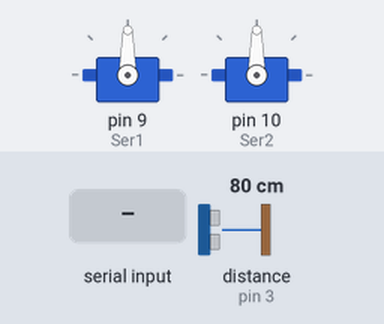
Bench run of a sketch on a simulated Arduino Uno, built with avr-gcc and run on an emulated ATmega328P. On the bench: 2 × servo. The test bench sets the inputs (shaded band); at power-on: distance to the obstacle (sensor on pin 3) 80 cm. The echo pulse lasts 58.3 µs per cm; what the sketch prints to the serial monitor is not drawn.

Above: at 1.2 s.
1.3 s: byte 30 received over Serial
At 1.7 s:
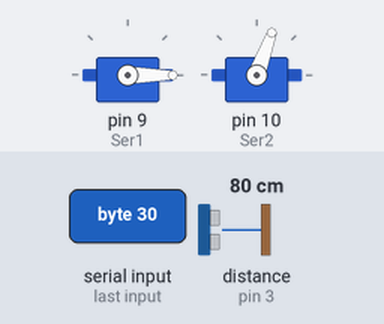
Timing chart, 0 to 4.3 s (numbered marks = the images above; inputs shaded):
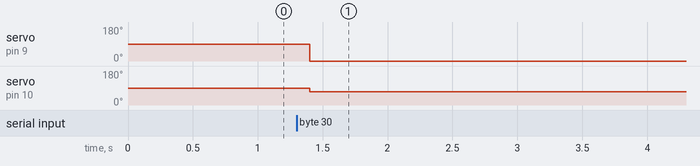

The sketch:

code_arduino.ino
```cpp
#include <Servo.h>
#include <Ultrasonic.h>

/*-----------SERVO-----------*/
const int Ser1 = 9; //angle alpha servo cabeca
Servo ser1;

const int Ser2 = 10; //angle beta servo base
Servo ser2;
/*---------------------------*/

/*-----------ULTRA-----------*/
#define TRIGGER_PIN  2
#define ECHO_PIN     3

Ultrasonic ultrasonic(TRIGGER_PIN, ECHO_PIN);

float dist;
long times;
/*---------------------------*/

int down_alfa, down_beta, down_delay = 500;
boolean down = false;

int beta_min = 70, beta_max = 110;
int alfa_min = 0, alfa_max = 45;
/*---------------------------*/

void processing (int alfa, int beta){
  Serial.print("1");
  Serial.print(",");
  Serial.print(alfa);
  Serial.print(";");

  Serial.print("2");
  Serial.print(",");
  Serial.print(beta);
  Serial.print(";");

  Serial.print("3");
  Serial.print(",");
  //dist = k;
  Serial.print(dist);
  Serial.print(";");
}

void calcDIST (){
  times = ultrasonic.timing();
  dist = ultrasonic.convert(times, Ultrasonic::CM);
  dist = constrain(dist, 2, 400);
}

void go (int alfaAUX, int betaAUX, int tempo){
  int beta = beta_min;

  for(int alfa = alfa_min; alfa <= alfa_max; alfa = alfa + alfaAUX){
    alfa = constrain(alfa, alfa_min, alfa_max);
    ser1.write(alfa);

    if(alfa != 90){
      if(beta <= beta_min){
        while(beta <= beta_max){
          beta = constrain(beta, beta_min, beta_max);
          ser2.write(beta);
          delay(tempo);

          calcDIST();
          processing(alfa, beta);

          beta = beta + betaAUX;
        }
      }
      else {
        while(beta >= beta_min){
          beta = constrain(beta, beta_min, beta_max);
          ser2.write(beta);
          delay(tempo);

          calcDIST();
          processing(alfa, beta);

          beta = beta - betaAUX;
        }
      }
    }
  }
}

void setup (){
  Serial.begin(115200);

  ser1.attach(Ser1);
  ser2.attach(Ser2);

  //max and min
  Serial.print("4");
  Serial.print(",");
  Serial.print(alfa_min);
  Serial.print(";");

  Serial.print("5");
  Serial.print(",");
  Serial.print(alfa_max);
  Serial.print(";");

  Serial.print("6");
  Serial.print(",");
  Serial.print(beta_min);
  Serial.print(";");

  Serial.print("7");
  Serial.print(",");
  Serial.print(beta_max);
  Serial.print(";");
}

void leitura (){
  if (Serial.available() > 0){
    delay(100);

    while(Serial.available() > 0){
      down_alfa = Serial.read();
      down_beta = Serial.read();
      //down_delay = Serial.read(); //esta com erro

      down = true;
    }
  }
}

void loop (){
  leitura();

  if (down == true){
    Serial.print("8");
    Serial.print(",");
    Serial.print("1");
    Serial.print(";");

    go(down_alfa, down_beta, down_delay);
    /*down_delay = 1000;
    ser1.write(down_alfa);
    delay(down_delay);
    ser1.write(0);
    delay(down_delay);

    ser2.write(down_beta);
    delay(down_delay);
    ser2.write(0);
    delay(down_delay);*/

    down = false;
    Serial.print("8");
    Serial.print(",");
    Serial.print("0");
    Serial.print(";");
  }
}
```

Measured:
- after the input at 1.3 s, servo on pin 9 (Ser1): 90° → 0° after 0.10 s; servo on pin 10 (Ser2): 90° → 70° after 0.10 s
